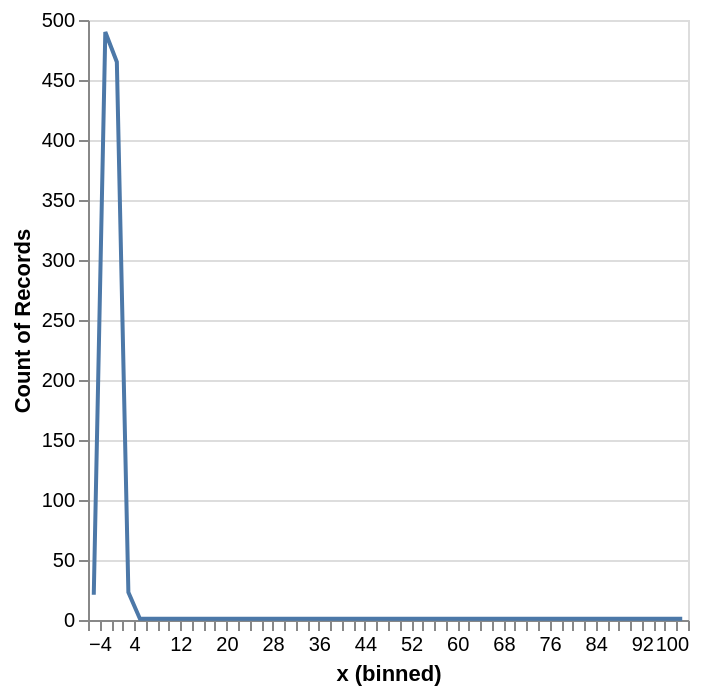

Notebook source saved alongside this figure:
### Code cell
df
(
    alt.Chart(df.to_pandas())
    # .transform_calculate(
    #     metric=f'datum.x'
    # )
    .transform_calculate(
        upper=f'quantileUniform(datum.x, 0.9)'
    )
    # .transform_filter(
        # alt.datum.x < 10, # <- this works
        # alt.FieldLTEPredicate('x', 3), # <- this works
        # 'datum.x < 13' # <- this works
        # 'datum.x <= quantileUniform(datum.x)' 
        # alt.datum.x <= alt.expr.quantileUniform(alt.datum.x,  probs=0.1)
    # )
    .mark_line()
    .encode(
        x=alt.X('x:Q', bin=alt.Bin(maxbins=100)),
        y='count()',
    )
)

### Figure 1 — Vega-Lite specification as saved in the notebook (floating-point values rounded to 4 significant figures; data arrays with more than 128 entries replaced by an {"elided": "..."} marker saying what was removed)
{"config": {"view": {"continuousWidth": 300, "continuousHeight": 300}}, "data": {"name": "data-11aeffc8940c61b464596df6efa597b0"}, "mark": {"type": "line"}, "encoding": {"x": {"bin": {"maxbins": 100}, "field": "x", "type": "quantitative"}, "y": {"aggregate": "count", "type": "quantitative"}}, "transform": [{"calculate": "quantileUniform(datum.x, 0.9)", "as": "upper"}], "$schema": "https://vega.github.io/schema/vega-lite/v5.20.1.json", "datasets": {"data-11aeffc8940c61b464596df6efa597b0": {"elided": "1001 records"}}}
